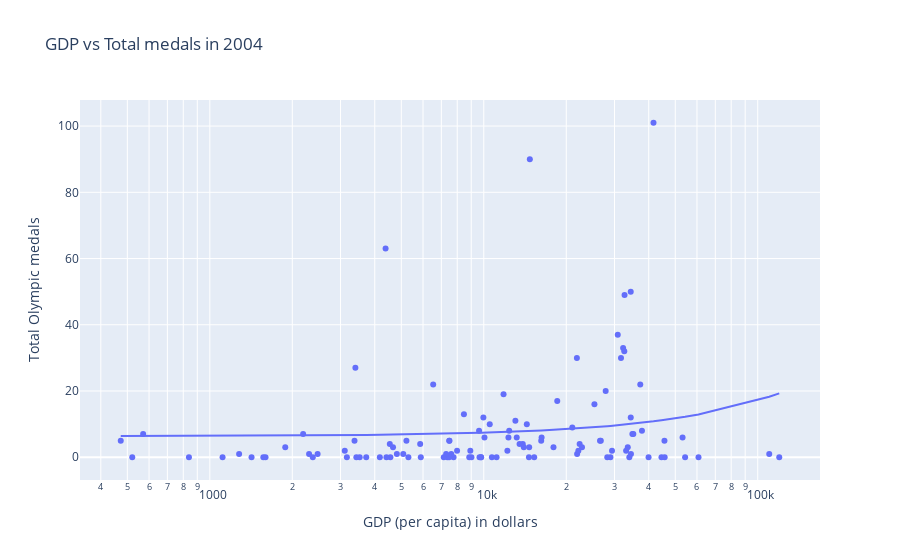
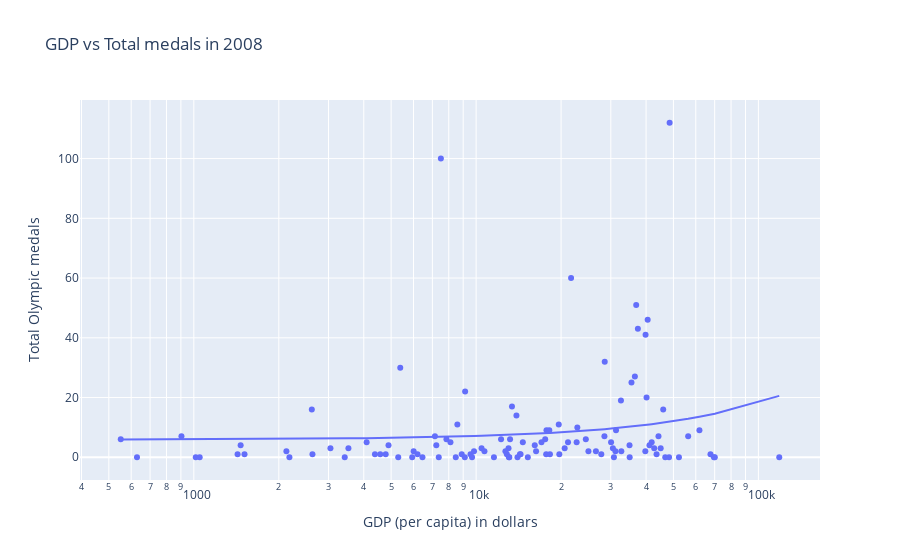
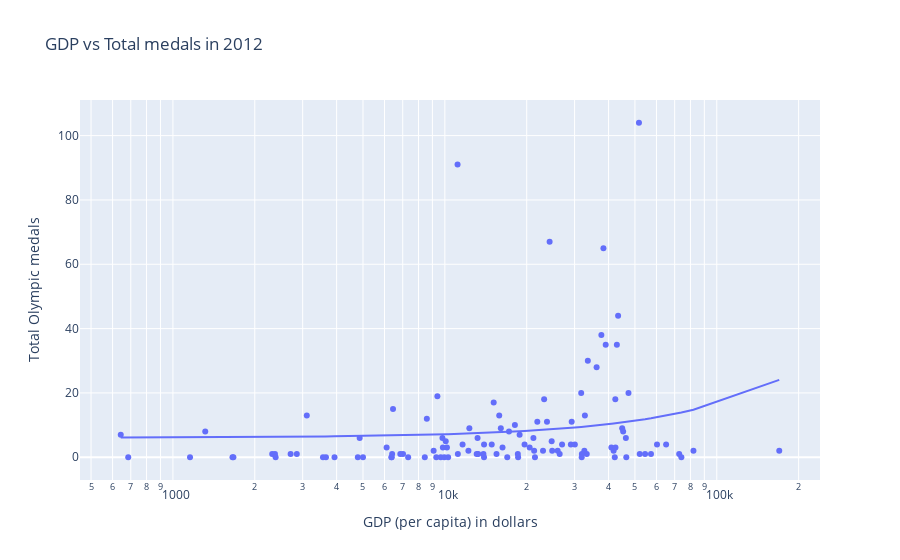
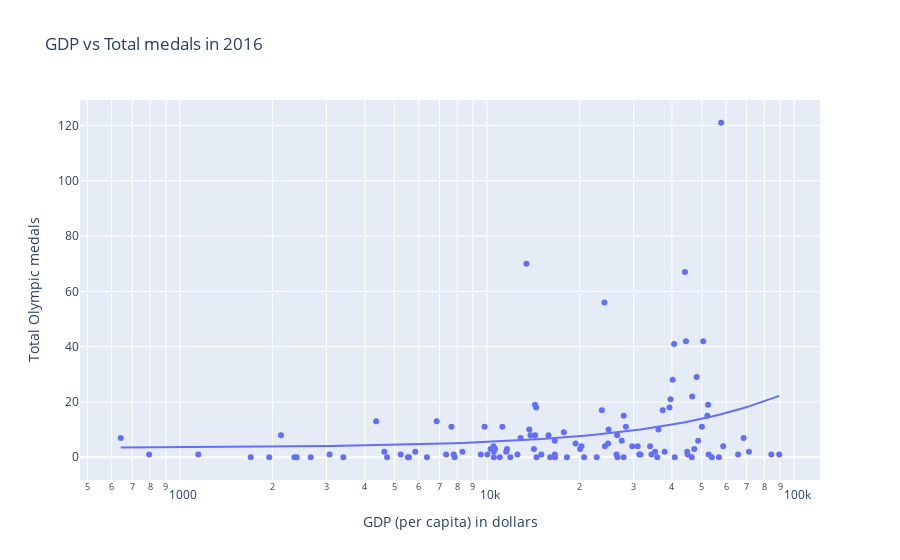

Notebook source saved alongside these figures, in order:
### Code cell
medals_plot(olympics_dataframe, "2004", "GDP", "Total")
medals_plot(olympics_dataframe, "2008", "GDP", "Total")
medals_plot(olympics_dataframe, "2012", "GDP", "Total")
medals_plot(olympics_dataframe, "2016", "GDP", "Total")

### Figure 1 — Plotly figure (JSON) as saved in the notebook; plotly's stock layout.template omitted (floating-point values rounded to 4 significant figures)
{"data": [{"customdata": [["United States"], ["China"], ["Great Britain"], ["Russia"], ["South Korea"], ["Germany"], ["France"], ["Australia"], ["Italy"], ["Hungary"], ["Japan"], ["Iran"], ["Netherlands"], ["New Zealand"], ["Ukraine"], ["Cuba"], ["Spain"], ["Jamaica"], ["Czech Republic"], ["South Africa"], ["North Korea"], ["Brazil"], ["Kazakhstan"], ["Poland"], ["Ethiopia"], ["Croatia"], ["Canada"], ["Belarus"], ["Kenya"], ["Denmark"], ["Romania"], ["Azerbaijan"], ["Switzerland"], ["Norway"], ["Lithuania"], ["Tunisia"], ["Sweden"], ["Colombia"], ["Mexico"], ["Georgia"], ["Ireland"], ["Argentina"], ["Serbia"], ["Slovenia"], ["Trinidad and Tobago"], ["Turkey"], ["Dominican Republic"], ["Chinese Taipei"], ["Latvia"], ["Algeria"], ["Bahamas"], ["Bahrain"], ["Grenada"], ["Uganda"], ["Venezuela"], ["Egypt"], ["India"], ["Mongolia"], ["Thailand"], ["Bulgaria"], ["Finland"], ["Indonesia"], ["Slovakia"], ["Belgium"], ["Armenia"], ["Estonia"], ["Malaysia"], ["Puerto Rico"], ["Qatar"], ["Botswana"], ["Cyprus"], ["Gabon"], ["Guatemala"], ["Montenegro"], ["Portugal"], ["Uzbekistan"], ["Greece"], ["Singapore"], ["Afghanistan"], ["Cameroon"], ["Hong Kong"], ["Kuwait"], ["Morocco"], ["Saudi Arabia"], ["Tajikistan"], ["Vietnam"], ["Zimbabwe"], ["Panama"], ["Nigeria"], ["Austria"], ["Kyrgyzstan"], ["Chile"], ["Ecuador"], ["Iceland"], ["Samoa"], ["Sudan"], ["Israel"], ["Mauritius"], ["Moldova"], ["Togo"], ["Ivory Coast"], ["Fiji"], ["Jordan"], ["Kosovo"], ["Burundi"], ["Niger"], ["Philippines"], ["United Arab Emirates"], ["Serbia and Montenegro"], ["Paraguay"], ["Eritrea"], ["Syria"]], "hovertemplate": "GDP (per capita) in dollars=%{x}<br>Total Olympic medals=%{y}<br>NOC=%{customdata[0]}<extra></extra>", "legendgroup": "", "marker": {"color": "#636efa", "symbol": "circle"}, "mode": "markers", "name": "", "orientation": "v", "showlegend": false, "type": "scatter", "x": [41642, 4381, 31688, 14728, 21872, 32645, 32255, 34390, 32577, 18544, 30836, 13190, 37263, 26745, 6536, 3399, 27856, 7488, 21045, 10058, 473, 10514, 12381, 14358, 571, 16203, 34390, 8463, 2191, 37792, 11808, 5220, 45660, 53167, 14644, 7362, 34868, 7990, 13878, 4539, 39948, 12303, 8853, 22385, 21910, 13045, 7608, 26562, 13507, 10705, 29379, 44525, 9015, 1597, 12194, 7484, 2474, 5083, 9611, 9965, 33076, 5859, 16258, 33545, 4562, 17965, 15279, 28990, 119823, 9775, 28235, 14618, 5307, 9776, 22832, 3374, 25345, 54317, 1113, 2303, 34456, 60785, 4663, 45739, 1568, 3427, 1885, 9647, 3109, 35147, 2376, 14001, 7143, 33990, 3723, 3524, 22143, 11134, 4413, 1420, 3164, 7756, 7475, 5890, 521, 839, 4174, 110145, 8931, 7288, 1279, 4816], "xaxis": "x", "y": [101, 63, 30, 90, 30, 49, 33, 50, 32, 17, 37, 6, 22, 5, 22, 27, 20, 5, 9, 6, 5, 10, 8, 10, 7, 5, 12, 13, 7, 8, 19, 5, 5, 6, 3, 0, 7, 2, 4, 4, 0, 6, 0, 4, 1, 11, 1, 5, 4, 0, 2, 0, 0, 0, 2, 5, 1, 1, 8, 12, 2, 4, 6, 3, 0, 3, 0, 0, 0, 0, 0, 0, 0, 0, 3, 5, 16, 0, 0, 1, 1, 0, 3, 0, 0, 0, 3, 0, 2, 7, 0, 3, 0, 0, 0, 0, 2, 0, 0, 0, 0, 0, 0, 0, 0, 0, 0, 1, 2, 1, 1, 1], "yaxis": "y"}, {"hovertemplate": "<b>OLS trendline</b><br>Total-2004 = 0.000108182 * GDP-2004 + 6.3327<br>R<sup>2</sup>=0.016138<br><br>GDP (per capita) in dollars=%{x}<br>Total Olympic medals=%{y} <b>(trend)</b><extra></extra>", "legendgroup": "", "marker": {"color": "#636efa", "symbol": "circle"}, "mode": "lines", "name": "", "showlegend": false, "type": "scatter", "x": [473, 521, 571, 839, 1113, 1279, 1420, 1568, 1597, 1885, 2191, 2303, 2376, 2474, 3109, 3164, 3374, 3399, 3427, 3524, 3723, 4174, 4381, 4413, 4539, 4562, 4663, 4816, 5083, 5220, 5307, 5859, 5890, 6536, 7143, 7288, 7362, 7475, 7484, 7488, 7608, 7756, 7990, 8463, 8853, 8931, 9015, 9611, 9647, 9775, 9776, 9965, 10058, 10514, 10705, 11134, 11808, 12194, 12303, 12381, 13045, 13190, 13507, 13878, 14001, 14358, 14618, 14644, 14728, 15279, 16203, 16258, 17965, 18544, 21045, 21872, 21910, 22143, 22385, 22832, 25345, 26562, 26745, 27856, 28235, 28990, 29379, 30836, 31688, 32255, 32577, 32645, 33076, 33545, 33990, 34390, 34390, 34456, 34868, 35147, 37263, 37792, 39948, 41642, 44525, 45660, 45739, 53167, 54317, 60785, 110145, 119823], "xaxis": "x", "y": [6.384, 6.389, 6.394, 6.423, 6.453, 6.471, 6.486, 6.502, 6.505, 6.537, 6.57, 6.582, 6.59, 6.6, 6.669, 6.675, 6.698, 6.7, 6.703, 6.714, 6.735, 6.784, 6.807, 6.81, 6.824, 6.826, 6.837, 6.854, 6.883, 6.897, 6.907, 6.967, 6.97, 7.04, 7.105, 7.121, 7.129, 7.141, 7.142, 7.143, 7.156, 7.172, 7.197, 7.248, 7.29, 7.299, 7.308, 7.372, 7.376, 7.39, 7.39, 7.411, 7.421, 7.47, 7.491, 7.537, 7.61, 7.652, 7.664, 7.672, 7.744, 7.76, 7.794, 7.834, 7.847, 7.886, 7.914, 7.917, 7.926, 7.986, 8.086, 8.092, 8.276, 8.339, 8.609, 8.699, 8.703, 8.728, 8.754, 8.803, 9.075, 9.206, 9.226, 9.346, 9.387, 9.469, 9.511, 9.669, 9.761, 9.822, 9.857, 9.864, 9.911, 9.962, 10.01, 10.05, 10.05, 10.06, 10.1, 10.13, 10.36, 10.42, 10.65, 10.84, 11.15, 11.27, 11.28, 12.08, 12.21, 12.91, 18.25, 19.3], "yaxis": "y"}], "layout": {"autosize": true, "legend": {"tracegroupgap": 0}, "title": {"text": "GDP vs Total medals in 2004"}, "xaxis": {"anchor": "y", "autorange": true, "domain": [0, 1], "range": [2.523, 5.231], "title": {"text": "GDP (per capita) in dollars"}, "type": "log"}, "yaxis": {"anchor": "x", "autorange": true, "domain": [0, 1], "range": [-8.335, 109.3], "title": {"text": "Total Olympic medals"}, "type": "linear"}}}

### Figure 2 — Plotly figure (JSON) as saved in the notebook; plotly's stock layout.template omitted (floating-point values rounded to 4 significant figures)
{"data": [{"customdata": [["United States"], ["China"], ["Great Britain"], ["Russia"], ["South Korea"], ["Germany"], ["France"], ["Australia"], ["Italy"], ["Hungary"], ["Japan"], ["Iran"], ["Netherlands"], ["New Zealand"], ["Ukraine"], ["Cuba"], ["Spain"], ["Jamaica"], ["Czech Republic"], ["South Africa"], ["North Korea"], ["Brazil"], ["Kazakhstan"], ["Poland"], ["Ethiopia"], ["Croatia"], ["Canada"], ["Belarus"], ["Kenya"], ["Denmark"], ["Romania"], ["Azerbaijan"], ["Switzerland"], ["Norway"], ["Lithuania"], ["Tunisia"], ["Sweden"], ["Colombia"], ["Mexico"], ["Georgia"], ["Ireland"], ["Argentina"], ["Serbia"], ["Slovenia"], ["Trinidad and Tobago"], ["Turkey"], ["Dominican Republic"], ["Chinese Taipei"], ["Latvia"], ["Algeria"], ["Bahamas"], ["Bahrain"], ["Grenada"], ["Uganda"], ["Venezuela"], ["Egypt"], ["India"], ["Mongolia"], ["Thailand"], ["Bulgaria"], ["Finland"], ["Indonesia"], ["Slovakia"], ["Belgium"], ["Armenia"], ["Estonia"], ["Malaysia"], ["Puerto Rico"], ["Qatar"], ["Botswana"], ["Cyprus"], ["Gabon"], ["Guatemala"], ["Montenegro"], ["Portugal"], ["Uzbekistan"], ["Greece"], ["Singapore"], ["Afghanistan"], ["Cameroon"], ["Hong Kong"], ["Kuwait"], ["Morocco"], ["Saudi Arabia"], ["Tajikistan"], ["Vietnam"], ["Zimbabwe"], ["Panama"], ["Nigeria"], ["Austria"], ["Kyrgyzstan"], ["Chile"], ["Ecuador"], ["Iceland"], ["Samoa"], ["Sudan"], ["Israel"], ["Mauritius"], ["Moldova"], ["Togo"], ["Ivory Coast"], ["Fiji"], ["Jordan"], ["Kosovo"], ["Burundi"], ["Niger"], ["Philippines"], ["United Arab Emirates"], ["Serbia and Montenegro"], ["Paraguay"], ["Eritrea"], ["Syria"]], "hovertemplate": "GDP (per capita) in dollars=%{x}<br>Total Olympic medals=%{y}<br>NOC=%{customdata[0]}<extra></extra>", "legendgroup": "", "marker": {"color": "#636efa", "symbol": "circle"}, "mode": "markers", "name": "", "orientation": "v", "showlegend": false, "type": "scatter", "x": [48471, 7501, 36905, 21700, 28550, 39835, 37416, 40527, 36514, 22834, 35512, 16309, 46004, 31304, 9143, 5386, 32590, 8581, 28482, 12854, 551, 13397, 17754, 19620, 904, 21165, 40159, 13894, 2618, 44261, 18164, 13189, 56389, 61820, 22704, 9554, 41877, 10454, 16134, 7147, 45061, 17567, 13026, 30070, 31159, 17042, 10704, 34952, 20591, 12701, 32690, 48244, 11565, 2181, 17706, 9831, 3529, 7227, 12256, 14638, 41130, 7850, 24471, 39760, 8111, 24997, 19711, 30775, 118534, 13068, 34994, 15247, 6455, 14012, 26573, 4894, 30519, 67641, 1512, 2632, 46777, 69575, 6008, 52302, 2128, 4783, 1465, 14299, 4094, 42746, 3048, 18262, 8892, 43576, 4576, 4382, 27761, 14367, 6200, 1429, 3424, 8472, 9673, 7373, 629, 1016, 5298, 70074, 13108, 9120, 1049, 5938], "xaxis": "x", "y": [112, 100, 51, 60, 32, 41, 43, 46, 27, 10, 25, 2, 16, 9, 22, 30, 19, 11, 7, 1, 6, 17, 9, 11, 7, 5, 20, 14, 16, 7, 9, 6, 7, 9, 5, 1, 5, 3, 4, 7, 3, 6, 3, 5, 2, 5, 2, 4, 3, 2, 2, 0, 0, 0, 1, 2, 3, 4, 6, 5, 4, 6, 6, 2, 5, 2, 1, 0, 0, 0, 0, 0, 0, 0, 2, 4, 3, 1, 1, 1, 0, 0, 2, 0, 2, 1, 4, 1, 5, 3, 3, 1, 1, 1, 1, 1, 1, 1, 1, 1, 0, 0, 0, 0, 0, 0, 0, 0, 0, 0, 0, 0], "yaxis": "y"}, {"hovertemplate": "<b>OLS trendline</b><br>Total-2008 = 0.000123659 * GDP-2008 + 5.88647<br>R<sup>2</sup>=0.019064<br><br>GDP (per capita) in dollars=%{x}<br>Total Olympic medals=%{y} <b>(trend)</b><extra></extra>", "legendgroup": "", "marker": {"color": "#636efa", "symbol": "circle"}, "mode": "lines", "name": "", "showlegend": false, "type": "scatter", "x": [551, 629, 904, 1016, 1049, 1429, 1465, 1512, 2128, 2181, 2618, 2632, 3048, 3424, 3529, 4094, 4382, 4576, 4783, 4894, 5298, 5386, 5938, 6008, 6200, 6455, 7147, 7227, 7373, 7501, 7850, 8111, 8472, 8581, 8892, 9120, 9143, 9554, 9673, 9831, 10454, 10704, 11565, 12256, 12701, 12854, 13026, 13068, 13108, 13189, 13397, 13894, 14012, 14299, 14367, 14638, 15247, 16134, 16309, 17042, 17567, 17706, 17754, 18164, 18262, 19620, 19711, 20591, 21165, 21700, 22704, 22834, 24471, 24997, 26573, 27761, 28482, 28550, 30070, 30519, 30775, 31159, 31304, 32590, 32690, 34952, 34994, 35512, 36514, 36905, 37416, 39760, 39835, 40159, 40527, 41130, 41877, 42746, 43576, 44261, 45061, 46004, 46777, 48244, 48471, 52302, 56389, 61820, 67641, 69575, 70074, 118534], "xaxis": "x", "y": [5.955, 5.964, 5.998, 6.012, 6.016, 6.063, 6.068, 6.073, 6.15, 6.156, 6.21, 6.212, 6.263, 6.31, 6.323, 6.393, 6.428, 6.452, 6.478, 6.492, 6.542, 6.552, 6.621, 6.629, 6.653, 6.685, 6.77, 6.78, 6.798, 6.814, 6.857, 6.889, 6.934, 6.948, 6.986, 7.014, 7.017, 7.068, 7.083, 7.102, 7.179, 7.21, 7.317, 7.402, 7.457, 7.476, 7.497, 7.502, 7.507, 7.517, 7.543, 7.605, 7.619, 7.655, 7.663, 7.697, 7.772, 7.882, 7.903, 7.994, 8.059, 8.076, 8.082, 8.133, 8.145, 8.313, 8.324, 8.433, 8.504, 8.57, 8.694, 8.71, 8.913, 8.978, 9.172, 9.319, 9.409, 9.417, 9.605, 9.66, 9.692, 9.74, 9.757, 9.917, 9.929, 10.21, 10.21, 10.28, 10.4, 10.45, 10.51, 10.8, 10.81, 10.85, 10.9, 10.97, 11.06, 11.17, 11.28, 11.36, 11.46, 11.58, 11.67, 11.85, 11.88, 12.35, 12.86, 13.53, 14.25, 14.49, 14.55, 20.54], "yaxis": "y"}], "layout": {"autosize": true, "legend": {"tracegroupgap": 0}, "title": {"text": "GDP vs Total medals in 2008"}, "xaxis": {"anchor": "y", "autorange": true, "domain": [0, 1], "range": [2.594, 5.221], "title": {"text": "GDP (per capita) in dollars"}, "type": "log"}, "yaxis": {"anchor": "x", "autorange": true, "domain": [0, 1], "range": [-9.243, 121.2], "title": {"text": "Total Olympic medals"}, "type": "linear"}}}

### Figure 3 — Plotly figure (JSON) as saved in the notebook; plotly's stock layout.template omitted (floating-point values rounded to 4 significant figures)
{"data": [{"customdata": [["United States"], ["China"], ["Great Britain"], ["Russia"], ["South Korea"], ["Germany"], ["France"], ["Australia"], ["Italy"], ["Hungary"], ["Japan"], ["Iran"], ["Netherlands"], ["New Zealand"], ["Ukraine"], ["Cuba"], ["Spain"], ["Jamaica"], ["Czech Republic"], ["South Africa"], ["North Korea"], ["Brazil"], ["Kazakhstan"], ["Poland"], ["Ethiopia"], ["Croatia"], ["Canada"], ["Belarus"], ["Kenya"], ["Denmark"], ["Romania"], ["Azerbaijan"], ["Switzerland"], ["Norway"], ["Lithuania"], ["Tunisia"], ["Sweden"], ["Colombia"], ["Mexico"], ["Georgia"], ["Ireland"], ["Argentina"], ["Serbia"], ["Slovenia"], ["Trinidad and Tobago"], ["Turkey"], ["Dominican Republic"], ["Chinese Taipei"], ["Latvia"], ["Algeria"], ["Bahamas"], ["Bahrain"], ["Grenada"], ["Uganda"], ["Venezuela"], ["Egypt"], ["India"], ["Mongolia"], ["Thailand"], ["Bulgaria"], ["Finland"], ["Indonesia"], ["Slovakia"], ["Belgium"], ["Armenia"], ["Estonia"], ["Malaysia"], ["Puerto Rico"], ["Qatar"], ["Botswana"], ["Cyprus"], ["Gabon"], ["Guatemala"], ["Montenegro"], ["Portugal"], ["Uzbekistan"], ["Greece"], ["Singapore"], ["Afghanistan"], ["Cameroon"], ["Hong Kong"], ["Kuwait"], ["Morocco"], ["Saudi Arabia"], ["Tajikistan"], ["Vietnam"], ["Zimbabwe"], ["Panama"], ["Nigeria"], ["Austria"], ["Kyrgyzstan"], ["Chile"], ["Ecuador"], ["Iceland"], ["Samoa"], ["Sudan"], ["Israel"], ["Mauritius"], ["Moldova"], ["Togo"], ["Ivory Coast"], ["Fiji"], ["Jordan"], ["Kosovo"], ["Burundi"], ["Niger"], ["Philippines"], ["United Arab Emirates"], ["Serbia and Montenegro"], ["Paraguay"], ["Eritrea"], ["Syria"]], "hovertemplate": "GDP (per capita) in dollars=%{x}<br>Total Olympic medals=%{y}<br>NOC=%{customdata[0]}<extra></extra>", "legendgroup": "", "marker": {"color": "#636efa", "symbol": "circle"}, "mode": "markers", "name": "", "orientation": "v", "showlegend": false, "type": "scatter", "x": [51737, 11137, 38297, 24279, 33557, 43359, 39037, 42906, 36143, 23179, 37629, 15846, 47342, 32734, 9389, 6448, 31725, 8586, 29270, 13191, 643, 15120, 21878, 23745, 1315, 21167, 42351, 18097, 3107, 44893, 18834, 16063, 60273, 65101, 24704, 10180, 45259, 12306, 17213, 9799, 46308, 19641, 13939, 29066, 30063, 20504, 12208, 41741, 21298, 13264, 33252, 54489, 11164, 2373, 18553, 11620, 4861, 10074, 14871, 16295, 40969, 9834, 26983, 42409, 9094, 25996, 22963, 32583, 169698, 13092, 31906, 15487, 7018, 13864, 26438, 6107, 24819, 82065, 2318, 2855, 52082, 72736, 6857, 57284, 2709, 6400, 2386, 18596, 5000, 46478, 3654, 21447, 10280, 42154, 4787, 3929, 31860, 16964, 7329, 1656, 3563, 9660, 9301, 8438, 685, 1156, 6360, 74088, 13932, 9957, 1669, 6374], "xaxis": "x", "y": [104, 91, 65, 67, 30, 44, 35, 35, 28, 18, 38, 13, 20, 13, 19, 15, 20, 12, 11, 6, 7, 17, 11, 11, 8, 6, 18, 10, 13, 9, 7, 9, 4, 4, 5, 3, 8, 9, 8, 6, 6, 4, 4, 4, 4, 3, 2, 2, 2, 1, 1, 1, 1, 1, 1, 4, 6, 5, 4, 3, 3, 3, 4, 3, 2, 2, 2, 2, 2, 1, 1, 1, 1, 1, 1, 3, 2, 2, 1, 1, 1, 1, 1, 1, 1, 1, 0, 0, 0, 0, 0, 0, 0, 0, 0, 0, 0, 0, 0, 0, 0, 0, 0, 0, 0, 0, 0, 0, 0, 0, 0, 0], "yaxis": "y"}, {"hovertemplate": "<b>OLS trendline</b><br>Total-2012 = 0.000105933 * GDP-2012 + 6.07474<br>R<sup>2</sup>=0.020430<br><br>GDP (per capita) in dollars=%{x}<br>Total Olympic medals=%{y} <b>(trend)</b><extra></extra>", "legendgroup": "", "marker": {"color": "#636efa", "symbol": "circle"}, "mode": "lines", "name": "", "showlegend": false, "type": "scatter", "x": [643, 685, 1156, 1315, 1656, 1669, 2318, 2373, 2386, 2709, 2855, 3107, 3563, 3654, 3929, 4787, 4861, 5000, 6107, 6360, 6374, 6400, 6448, 6857, 7018, 7329, 8438, 8586, 9094, 9301, 9389, 9660, 9799, 9834, 9957, 10074, 10180, 10280, 11137, 11164, 11620, 12208, 12306, 13092, 13191, 13264, 13864, 13932, 13939, 14871, 15120, 15487, 15846, 16063, 16295, 16964, 17213, 18097, 18553, 18596, 18834, 19641, 20504, 21167, 21298, 21447, 21878, 22963, 23179, 23745, 24279, 24704, 24819, 25996, 26438, 26983, 29066, 29270, 30063, 31725, 31860, 31906, 32583, 32734, 33252, 33557, 36143, 37629, 38297, 39037, 40969, 41741, 42154, 42351, 42409, 42906, 43359, 44893, 45259, 46308, 46478, 47342, 51737, 52082, 54489, 57284, 60273, 65101, 72736, 74088, 82065, 169698], "xaxis": "x", "y": [6.143, 6.147, 6.197, 6.214, 6.25, 6.252, 6.32, 6.326, 6.327, 6.362, 6.377, 6.404, 6.452, 6.462, 6.491, 6.582, 6.59, 6.604, 6.722, 6.748, 6.75, 6.753, 6.758, 6.801, 6.818, 6.851, 6.969, 6.984, 7.038, 7.06, 7.069, 7.098, 7.113, 7.116, 7.13, 7.142, 7.153, 7.164, 7.255, 7.257, 7.306, 7.368, 7.378, 7.462, 7.472, 7.48, 7.543, 7.551, 7.551, 7.65, 7.676, 7.715, 7.753, 7.776, 7.801, 7.872, 7.898, 7.992, 8.04, 8.045, 8.07, 8.155, 8.247, 8.317, 8.331, 8.347, 8.392, 8.507, 8.53, 8.59, 8.647, 8.692, 8.704, 8.829, 8.875, 8.933, 9.154, 9.175, 9.259, 9.435, 9.45, 9.455, 9.526, 9.542, 9.597, 9.63, 9.903, 10.06, 10.13, 10.21, 10.41, 10.5, 10.54, 10.56, 10.57, 10.62, 10.67, 10.83, 10.87, 10.98, 11.0, 11.09, 11.56, 11.59, 11.85, 12.14, 12.46, 12.97, 13.78, 13.92, 14.77, 24.05], "yaxis": "y"}], "layout": {"autosize": true, "legend": {"tracegroupgap": 0}, "title": {"text": "GDP vs Total medals in 2012"}, "xaxis": {"anchor": "y", "autorange": true, "domain": [0, 1], "range": [2.655, 5.383], "title": {"text": "GDP (per capita) in dollars"}, "type": "log"}, "yaxis": {"anchor": "x", "autorange": true, "domain": [0, 1], "range": [-8.583, 112.6], "title": {"text": "Total Olympic medals"}, "type": "linear"}}}

### Figure 4 — Plotly figure (JSON) as saved in the notebook; plotly's stock layout.template omitted (floating-point values rounded to 4 significant figures)
{"data": [{"customdata": [["United States"], ["China"], ["Great Britain"], ["Russia"], ["South Korea"], ["Germany"], ["France"], ["Australia"], ["Italy"], ["Hungary"], ["Japan"], ["Iran"], ["Netherlands"], ["New Zealand"], ["Ukraine"], ["Cuba"], ["Spain"], ["Jamaica"], ["Czech Republic"], ["South Africa"], ["North Korea"], ["Brazil"], ["Kazakhstan"], ["Poland"], ["Ethiopia"], ["Croatia"], ["Canada"], ["Belarus"], ["Kenya"], ["Denmark"], ["Romania"], ["Azerbaijan"], ["Switzerland"], ["Norway"], ["Lithuania"], ["Tunisia"], ["Sweden"], ["Colombia"], ["Mexico"], ["Georgia"], ["Ireland"], ["Argentina"], ["Serbia"], ["Slovenia"], ["Trinidad and Tobago"], ["Turkey"], ["Dominican Republic"], ["Chinese Taipei"], ["Latvia"], ["Algeria"], ["Bahamas"], ["Bahrain"], ["Grenada"], ["Uganda"], ["Venezuela"], ["Egypt"], ["India"], ["Mongolia"], ["Thailand"], ["Bulgaria"], ["Finland"], ["Indonesia"], ["Slovakia"], ["Belgium"], ["Armenia"], ["Estonia"], ["Malaysia"], ["Puerto Rico"], ["Qatar"], ["Botswana"], ["Cyprus"], ["Gabon"], ["Guatemala"], ["Montenegro"], ["Portugal"], ["Uzbekistan"], ["Greece"], ["Singapore"], ["Afghanistan"], ["Cameroon"], ["Hong Kong"], ["Kuwait"], ["Morocco"], ["Saudi Arabia"], ["Tajikistan"], ["Vietnam"], ["Zimbabwe"], ["Panama"], ["Nigeria"], ["Austria"], ["Kyrgyzstan"], ["Chile"], ["Ecuador"], ["Iceland"], ["Samoa"], ["Sudan"], ["Israel"], ["Mauritius"], ["Moldova"], ["Togo"], ["Ivory Coast"], ["Fiji"], ["Jordan"], ["Kosovo"], ["Burundi"], ["Niger"], ["Philippines"], ["United Arab Emirates"], ["Serbia and Montenegro"], ["Paraguay"], ["Eritrea"], ["Syria"]], "hovertemplate": "GDP (per capita) in dollars=%{x}<br>Total Olympic medals=%{y}<br>NOC=%{customdata[0]}<extra></extra>", "legendgroup": "", "marker": {"color": "#636efa", "symbol": "circle"}, "mode": "markers", "name": "", "orientation": "v", "showlegend": false, "type": "scatter", "x": [57840, 13432, 44121, 24104, 39567, 50575, 44422, 48135, 40231, 27863, 40641, 13855, 52441, 39266, 11216, 7657, 37310, 9818, 36137, 13738, 642, 14326, 23654, 28321, 2134, 24876, 46554, 17787, 4353, 52160, 24197, 14448, 68461, 58736, 30922, 10269, 50062, 14352, 19422, 12855, 71251, 20308, 15856, 33947, 26390, 26514, 16626, 47272, 26580, 11543, 35239, 44834, 15026, 2359, 14213, 11616, 5840, 10524, 16616, 20091, 44995, 10619, 29681, 48680, 10502, 31310, 24780, 34300, 84269, 16639, 35852, 14490, 7847, 18198, 31604, 6856, 27449, 89417, 2401, 3405, 56907, 40844, 7356, 46423, 3071, 8316, 2667, 27829, 5235, 52660, 4728, 22752, 11009, 53943, 5524, 5569, 37864, 20701, 10527, 1954, 4629, 12563, 9544, 10028, 794, 1148, 7789, 65651, 16049, 11907, 1701, 6374], "xaxis": "x", "y": [121, 70, 67, 56, 21, 42, 42, 29, 28, 15, 41, 8, 19, 18, 11, 11, 17, 11, 10, 10, 7, 19, 17, 11, 8, 10, 22, 9, 13, 15, 4, 18, 7, 4, 4, 3, 11, 8, 5, 7, 2, 4, 8, 4, 1, 8, 1, 3, 0, 2, 2, 2, 1, 0, 3, 3, 2, 2, 6, 3, 1, 3, 4, 6, 4, 1, 5, 1, 1, 0, 0, 0, 0, 0, 1, 13, 6, 1, 0, 0, 0, 0, 1, 0, 1, 2, 0, 0, 1, 1, 0, 0, 0, 0, 0, 0, 2, 0, 0, 0, 2, 1, 1, 1, 1, 1, 1, 1, 0, 0, 0, 0], "yaxis": "y"}, {"hovertemplate": "<b>OLS trendline</b><br>Total-2016 = 0.000210145 * GDP-2016 + 3.42418<br>R<sup>2</sup>=0.060345<br><br>GDP (per capita) in dollars=%{x}<br>Total Olympic medals=%{y} <b>(trend)</b><extra></extra>", "legendgroup": "", "marker": {"color": "#636efa", "symbol": "circle"}, "mode": "lines", "name": "", "showlegend": false, "type": "scatter", "x": [642, 794, 1148, 1701, 1954, 2134, 2359, 2401, 2667, 3071, 3405, 4353, 4629, 4728, 5235, 5524, 5569, 5840, 6374, 6856, 7356, 7657, 7789, 7847, 8316, 9544, 9818, 10028, 10269, 10502, 10524, 10527, 10619, 11009, 11216, 11543, 11616, 11907, 12563, 12855, 13432, 13738, 13855, 14213, 14326, 14352, 14448, 14490, 15026, 15856, 16049, 16616, 16626, 16639, 17787, 18198, 19422, 20091, 20308, 20701, 22752, 23654, 24104, 24197, 24780, 24876, 26390, 26514, 26580, 27449, 27829, 27863, 28321, 29681, 30922, 31310, 31604, 33947, 34300, 35239, 35852, 36137, 37310, 37864, 39266, 39567, 40231, 40641, 40844, 44121, 44422, 44834, 44995, 46423, 46554, 47272, 48135, 48680, 50062, 50575, 52160, 52441, 52660, 53943, 56907, 57840, 58736, 65651, 68461, 71251, 84269, 89417], "xaxis": "x", "y": [3.559, 3.591, 3.665, 3.782, 3.835, 3.873, 3.92, 3.929, 3.985, 4.07, 4.14, 4.339, 4.397, 4.418, 4.524, 4.585, 4.594, 4.651, 4.764, 4.865, 4.97, 5.033, 5.061, 5.073, 5.172, 5.43, 5.487, 5.532, 5.582, 5.631, 5.636, 5.636, 5.656, 5.738, 5.781, 5.85, 5.865, 5.926, 6.064, 6.126, 6.247, 6.311, 6.336, 6.411, 6.435, 6.44, 6.46, 6.469, 6.582, 6.756, 6.797, 6.916, 6.918, 6.921, 7.162, 7.248, 7.506, 7.646, 7.692, 7.774, 8.205, 8.395, 8.49, 8.509, 8.632, 8.652, 8.97, 8.996, 9.01, 9.192, 9.272, 9.279, 9.376, 9.661, 9.922, 10.0, 10.07, 10.56, 10.63, 10.83, 10.96, 11.02, 11.26, 11.38, 11.68, 11.74, 11.88, 11.96, 12.01, 12.7, 12.76, 12.85, 12.88, 13.18, 13.21, 13.36, 13.54, 13.65, 13.94, 14.05, 14.39, 14.44, 14.49, 14.76, 15.38, 15.58, 15.77, 17.22, 17.81, 18.4, 21.13, 22.21], "yaxis": "y"}], "layout": {"autosize": true, "legend": {"tracegroupgap": 0}, "title": {"text": "GDP vs Total medals in 2016"}, "xaxis": {"anchor": "y", "autorange": true, "domain": [0, 1], "range": [2.672, 5.087], "title": {"text": "GDP (per capita) in dollars"}, "type": "log"}, "yaxis": {"anchor": "x", "autorange": true, "domain": [0, 1], "range": [-9.985, 131.0], "title": {"text": "Total Olympic medals"}, "type": "linear"}}}
